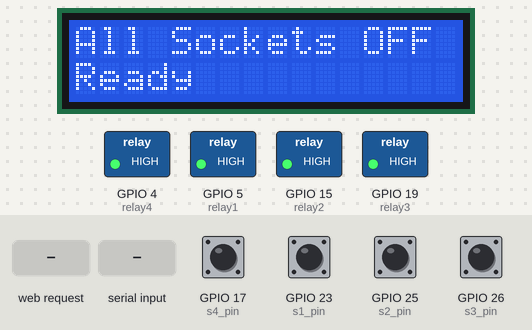
Bench run of a sketch on a simulated ESP32. Parts: 16×2 character LCD, switched loads named in the sketch (green lamp = pin HIGH). Inputs (shaded band) come from the test bench; at power-on: GPIO 17 (s4_pin), GPIO 23 (s1_pin), GPIO 25 (s2_pin), GPIO 26 (s3_pin) HIGH. WiFi joins after 1.5 s; servers stay silent unless stated; random numbers use the default seed unless the sketch sets one; what the sketch prints to the serial monitor is not drawn.

Above: at 5.9 s.
6.0 s: HTTP request GET /socket?id=1&state=1&minutes=1 received
At 6.8 s:
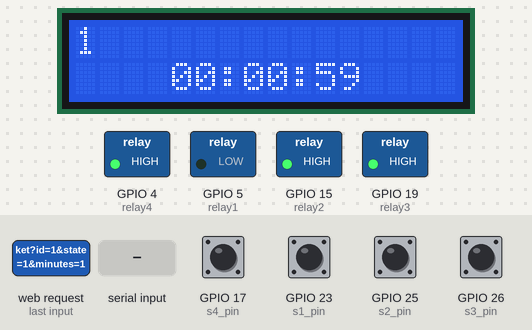
9.0 s: "2\n" received over Serial
At 10.8 s:
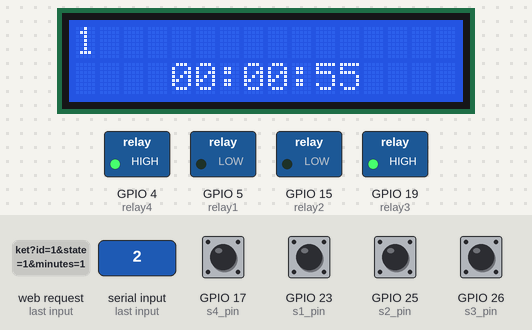
12.0 s: "1,150\n" received over Serial
At 12.8 s:
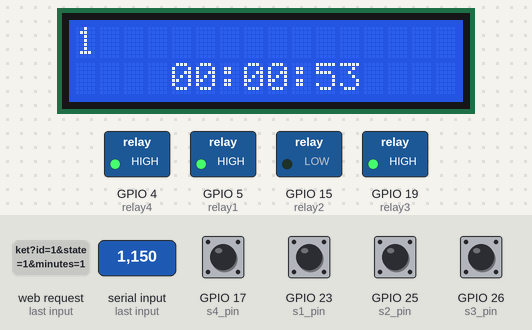
15.0 s: "3\n" received over Serial
At 16.4 s:
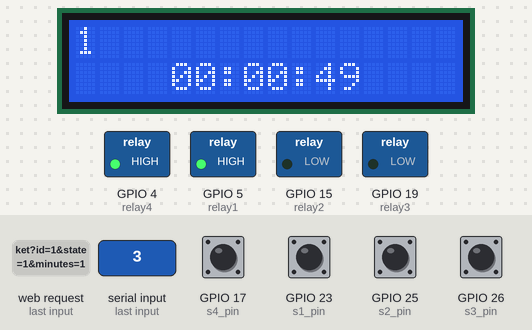
18.0 s: HTTP request GET /socket?id=1 received
At 20.7 s:
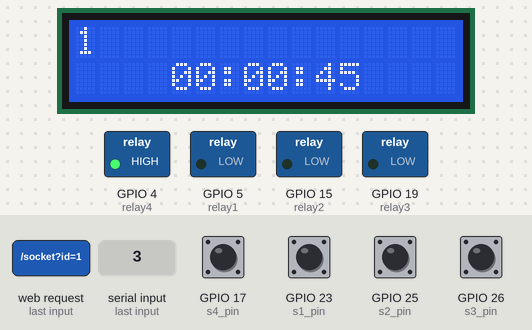
21.0 s: HTTP request GET /test received
At 66.9 s:
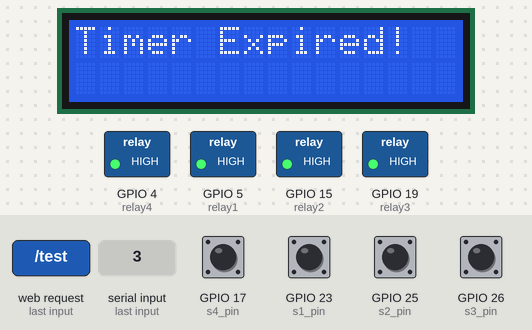
Timing chart, 0 to 67.5 s (numbered marks = the images above; inputs shaded):
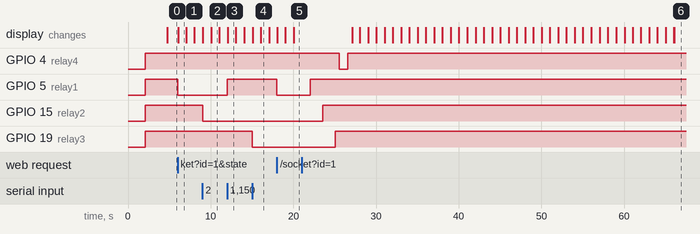

The sketch:

Final.ino
```cpp
#include <WiFi.h>
#include <WebServer.h>
#include <Ticker.h>
#include <LiquidCrystal_I2C.h>
#include <Wire.h>

const char* ssid = "PLDTHOMEFIBR16ce0";
const char* password = "PLDTWIFI2vgcp";

#define SOCKET_ON LOW
#define SOCKET_OFF HIGH

WebServer server(80);
Ticker watchdogTicker;
LiquidCrystal_I2C lcd(0x27, 16, 2);

const int relay1 = 5;
const int relay2 = 15;
const int relay3 = 19;
const int relay4 = 4;

const int sc_pin = 16;
const int s1_pin = 23;
const int s2_pin = 25;
const int s3_pin = 26;
const int s4_pin = 17;

bool socket1State = false;
bool socket2State = false;
bool socket3State = false;
bool socket4State = false;

int socket1Power = 0;
int socket2Power = 0;
int socket3Power = 0;
int socket4Power = 0;

#define MAX_LOGS 5
String requestLogs[MAX_LOGS];

int logIndex = 0;

unsigned long timerDuration = 0;
unsigned long timerStartTime = 0;
bool timerRunning = false;
int timerSocketId = 0;

String timerDeviceId = "";
int timerRelay = 0;

void setupRoutes();
void addLog(const String& message);
void printStatus();
void controlSocket(int id, bool state);
void processSerialCommand(const String& command);
void handleRoot();
void handleSocketCommand();
void handleStatus();
void handlePowerStatus();
void handleTest();
void handleReset();
void updatePowerReadings();
int getPowerForSocket(int socketId);
void testSockets(bool quickTest = false);
bool readSensor(int pin);

void handleSetTimer();
void updateLCD();
String formatTime(unsigned long milliseconds);
int getActiveSocket();

void setup() {
    delay(2000);
    Serial.begin(115200);
    Serial.flush();
    delay(100);

    Serial.println();
    Serial.println("============================");
    Serial.println("ESP32 SOCKET CONTROLLER");
    Serial.println("============================");
    Serial.printf("Free heap at start: %d bytes\n", ESP.getFreeHeap());

    pinMode(relay1, OUTPUT);
    pinMode(relay2, OUTPUT);
    pinMode(relay3, OUTPUT);
    pinMode(relay4, OUTPUT);

    digitalWrite(relay1, SOCKET_OFF);
    digitalWrite(relay2, SOCKET_OFF);
    digitalWrite(relay3, SOCKET_OFF);
    digitalWrite(relay4, SOCKET_OFF);

    pinMode(sc_pin, INPUT_PULLUP);
    pinMode(s1_pin, INPUT_PULLUP);
    pinMode(s2_pin, INPUT_PULLUP);
    pinMode(s3_pin, INPUT_PULLUP);
    pinMode(s4_pin, INPUT_PULLUP);

    Serial.println("All sockets initialized to OFF state");
    Serial.println("All pins configured");

    WiFi.disconnect(true);
    delay(1000);
    WiFi.mode(WIFI_STA);
    WiFi.begin(ssid, password);
    Serial.printf("Connecting to WiFi: %s ", ssid);

    int timeout = 0;
    int maxAttempts = 40;
    while (WiFi.status() != WL_CONNECTED && timeout < maxAttempts) {
        delay(500);
        Serial.print(".");
        timeout++;

        if (timeout % 10 == 0) {
            Serial.println();
            Serial.printf("Still trying to connect... Attempt %d/%d\n", timeout, maxAttempts);
            Serial.printf("Free heap: %d bytes\n", ESP.getFreeHeap());
            yield();
        }
    }

    if (WiFi.status() != WL_CONNECTED) {
        Serial.println("\nFAILED TO CONNECT TO WIFI!");
        Serial.println("Starting access point mode instead");
        WiFi.disconnect();
        delay(1000);

        // ✅ Fixed: Use MAC address instead of getChipId
        uint64_t chipId = ESP.getEfuseMac();  // 64-bit MAC address
        String apName = "ESP_Socket_" + String((uint32_t)(chipId >> 32), HEX) + String((uint32_t)chipId, HEX);
        apName.toUpperCase();

        WiFi.softAP(apName.c_str(), "12345678");
        Serial.print("AP Mode active. SSID: ");
        Serial.println(apName);
        Serial.print("IP Address: ");
        Serial.println(WiFi.softAPIP().toString());
    } else {
        Serial.println("\n\n***** WIFI CONNECTED *****");
        Serial.println("\n==================================");
        Serial.println("IP ADDRESS: " + WiFi.localIP().toString());
        Serial.println("==================================\n");
    }

    Wire.begin(21, 22);
    lcd.init();
    lcd.backlight();
    lcd.clear();
    lcd.print("Initializing...");

    setupRoutes();

    watchdogTicker.attach(60, []() {
        Serial.println("Watchdog timeout - restarting");
        ESP.restart();
    });

    server.begin();
    Serial.println("HTTP server started");
    Serial.printf("Free heap after setup: %d bytes\n", ESP.getFreeHeap());
    Serial.println("Socket test skipped during initialization");

    lcd.clear();
    lcd.print("Ready");
}

void loop() {
    server.handleClient();
    static unsigned long lastReadingTime = 0;
    if (millis() - lastReadingTime > 5000) {
        updatePowerReadings();
        lastReadingTime = millis();
        yield();
    }
    yield();
    static unsigned long lastWatchdogReset = 0;
    if (millis() - lastWatchdogReset > 30000) {
        watchdogTicker.detach();
        watchdogTicker.attach(60, []() {
            Serial.println("Watchdog timeout - restarting");
            ESP.restart();
        });
        lastWatchdogReset = millis();
    }
    yield();
    if (Serial.available() > 0) {
        String command = Serial.readStringUntil('\n');
        command.trim();
        if (command.length() > 0) {
            processSerialCommand(command);
        }
    }
    yield();
    static unsigned long lastDisplayTime = 0;
    if (millis() - lastDisplayTime > 60000) {
        Serial.println("\n==================================");
        if (WiFi.status() == WL_CONNECTED) {
            Serial.println("DEVICE IP: " + WiFi.localIP().toString());
        } else {
            Serial.println("DEVICE IP (AP): " + WiFi.softAPIP().toString());
        }
        printStatus();
        Serial.printf("Free heap: %d bytes\n", ESP.getFreeHeap());
        Serial.println("==================================");
        lastDisplayTime = millis();
        Serial.println("Sensor Readings:");
        Serial.print("  Sensor 1 (GPIO23): ");
        Serial.println(readSensor(s1_pin) ? "ACTIVE" : "INACTIVE");
        Serial.print("  Sensor 2 (GPIO22): ");
        Serial.println(readSensor(s2_pin) ? "ACTIVE" : "INACTIVE");
        Serial.print("  Sensor 3 (GPIO2): ");
        Serial.println(readSensor(s3_pin) ? "ACTIVE" : "INACTIVE");
        Serial.print("  Sensor 4 (GPIO4): ");
        Serial.println(readSensor(s4_pin) ? "ACTIVE" : "INACTIVE");
        Serial.printf("Free heap after loop: %d bytes\n", ESP.getFreeHeap()); // Check memory
    }
    yield();
    if (timerRunning) {
        unsigned long elapsedTime = millis() - timerStartTime;
        if (elapsedTime >= timerDuration) {
            timerRunning = false;
            Serial.println("Timer expired!");
            controlSocket(timerRelay, false);
            Serial.printf("Socket %d turned OFF due to timer expiration\n", timerRelay);
            timerSocketId = 0;
            timerDeviceId = "";
            timerRelay = 0;
            lcd.clear();
            lcd.print("Timer Expired!");
            delay(2000);
            lcd.clear();
        }
        updateLCD();
    }
    yield();
    updateLCD();

    yield();
}

bool readSensor(int pin) {
    return (digitalRead(pin) == LOW);
}

void addLog(const String& message) {
    if (ESP.getFreeHeap() < 4000) {
        for (int i = 0; i < MAX_LOGS; i++) {
            requestLogs[i] = "";
        }
        logIndex = 0;
        Serial.println("Memory low! Logs cleared.");
    }

    String timestamp = "[" + String(millis() / 1000) + "]";
    requestLogs[logIndex] = timestamp + " " + message;
    logIndex = (logIndex + 1) % MAX_LOGS;
    Serial.println(message);
}

void setupRoutes() {
    server.on("/", HTTP_GET, handleRoot);
    server.on("/socket", HTTP_GET, handleSocketCommand);
    server.on("/status", HTTP_GET, handleStatus);
    server.on("/power", HTTP_GET, handlePowerStatus);
    server.on("/test", HTTP_GET, handleTest);
    server.on("/reset", HTTP_GET, handleReset);
    server.on("/ip", HTTP_GET, []() {
        server.send(200, "text/plain", WiFi.status() == WL_CONNECTED ?
                   WiFi.localIP().toString() : WiFi.softAPIP().toString());
    });
    server.on("/setTimer", HTTP_GET, handleSetTimer);
    server.onNotFound([]() {
        String uri = server.uri();
        addLog("NOT FOUND: " + uri);
        server.send(404, "text/plain", "Not found");
    });
    server.enableCORS(true);
}

void handleRoot() {
    String html = "<html><head><title>ESP Controller</title>"
                  "<meta name='viewport' content='width=device-width, initial-scale=1'>"
                  "<style>body{font-family:sans-serif;margin:10px} "
                  ".h{background:#2196F3;color:white;padding:10px} "
                  ".s{padding:10px;margin:5px 0;border:1px solid #ddd} "
                  ".b{padding:5px 10px;margin:5px;color:white;text-decoration:none;display:inline-block} "
                  ".on{background:#4CAF50} .off{background:#f44336} "
                  ".a{background:#FF9800} "
                  "input{width:50px;padding:5px}</style></head><body>"
                  "<div class='h'><h2>Socket Controller</h2>"
                  "<p>IP: " + (WiFi.status() == WL_CONNECTED ? WiFi.localIP().toString() : WiFi.softAPIP().toString()) + "</p></div>";

    for (int i = 1; i <= 4; i++) {
        bool state = false;
        int power = 0;

        switch (i) {
            case 1: state = socket1State; power = socket1Power; break;
            case 2: state = socket2State; power = socket2Power; break;
            case 3: state = socket3State; power = socket3Power; break;
            case 4: state = socket4State; power = socket4Power; break;
        }

        html += "<div class='s'><h3>Socket " + String(i) + "</h3>"
                "<p>Status: <b>" + String(state ? "ON" : "OFF") + "</b> | Power: <b>" + String(power) + " W</b></p>"
                "<a href='/socket?id=" + String(i) + "&state=on' class='b on'>ON</a>"
                "<a href='/socket?id=" + String(i) + "&state=off' class='b off'>OFF</a>"
                "<form style='display:inline-block' action='/socket' method='get'>"
                "<input type='hidden' name='id' value='" + String(i) + "'>"
                "<input type='hidden' name='state' value='on'>"
                "<input type='number' name='minutes' min='1' placeholder='Min'>"
                "<input type='text' name='applianceName' placeholder='Name'>"
                "<button type='submit' class='b a'>Timer</button>"
                "</form></div>";
    }

    html += "<div style='margin-top:15px'>"
            "<a href='/test' class='b a'>Test</a> "
            "<a href='/reset' class='b a'>Reset</a> "
            "<a href='/' class='b a'>Refresh</a></div>"
            "</body></html>";

    server.send(200, "text/html", html);
    yield();
}

void updatePowerReadings() {
    if (socket1State) socket1Power = random(80, 120);
    else socket1Power = 0;
    if (socket2State) socket2Power = random(150, 200);
    else socket2Power = 0;
    if (socket3State) socket3Power = random(50, 75);
    else socket3Power = 0;
    if (socket4State) socket4Power = random(200, 250);
    else socket4Power = 0;
    yield();
}

void printStatus() {
    Serial.println("=== Socket Status ===");
    Serial.printf("Socket 1: %s\n", socket1State ? "ON" : "OFF");
    Serial.printf("Socket 2: %s\n", socket2State ? "ON" : "OFF");
    Serial.printf("Socket 3: %s\n", socket3State ? "ON" : "OFF");
    Serial.printf("Socket 4: %s\n", socket4State ? "ON" : "OFF");
    Serial.println("====================");
}

void controlSocket(int id, bool state) {
    if (id < 1 || id > 4) {
        Serial.println("Error: Invalid socket ID. Must be between 1 and 4.");
        return;
    }

    Serial.printf("Controlling socket %d -> %s\n", id, state ? "ON" : "OFF");
    int pinValue = state ? SOCKET_ON : SOCKET_OFF;

    switch (id) {
        case 1: digitalWrite(relay1, pinValue); socket1State = state; break;
        case 2: digitalWrite(relay2, pinValue); socket2State = state; break;
        case 3: digitalWrite(relay3, pinValue); socket3State = state; break;
        case 4: digitalWrite(relay4, pinValue); socket4State = state; break;
        default: Serial.println("Error: Invalid socket ID."); return;
    }
    printStatus();
    yield();
}

void processSerialCommand(const String& command) {
    Serial.printf("Processing command: %s\n", command.c_str());
    if (command.length() == 0 || command == "status") {
        printStatus();
        return;
    }

    int socketId = 0;
    bool state = true;
    int commaIndex = command.indexOf(',');

    if (commaIndex == -1) {
        socketId = command.toInt();
    } else {
        socketId = command.substring(0, commaIndex).toInt();
        String stateStr = command.substring(commaIndex + 1);
        state = (stateStr == "true" || stateStr == "1" || stateStr == "on");
    }
    controlSocket(socketId, state);
    yield();
}

void handleSocketCommand() {
    String idArg = server.arg("id");
    String stateArg = server.arg("state");
    String minutesArg = server.arg("minutes");
    String applianceNameArg = server.arg("applianceName");
    addLog("Socket: id=" + idArg + "&state=" + stateArg + "&minutes=" + minutesArg);
    if (idArg.length() == 0) {
        server.send(400, "text/plain", "Missing socket ID");
        return;
    }

    int socketId = idArg.toInt();
    bool state = true;

    if (stateArg.length() > 0) {
        String stateStr = stateArg;
        stateStr.toLowerCase();
        state = (stateStr == "true" || stateStr == "1" || stateStr == "on");
    }
    if (socketId < 1 || socketId > 4) {
        server.send(400, "text/plain", "Invalid socket ID. Must be 1-4");
        return;
    }
    controlSocket(socketId, state);
    if (minutesArg.length() > 0 && state) {
        int minutes = minutesArg.toInt();
        if (minutes > 0) {

            timerDuration = static_cast<unsigned long>(minutes) * 60 * 1000;
            timerStartTime = millis();
            timerRunning = true;
            timerSocketId = socketId;
            timerDeviceId = String(socketId);
            timerRelay = socketId;
            lcd.clear();
            lcd.setCursor(0, 0);
            String displayName = applianceNameArg.length() > 0 ? applianceNameArg : "Socket " + String(socketId);
            if (displayName.length() > 16) {
                displayName = displayName.substring(0, 13) + "...";
            }
            lcd.print(displayName);

            lcd.setCursor(0, 1);
            lcd.print(String(minutes) + " min timer");

            addLog("Timer set for " + displayName + ": " + String(minutes) + " minutes");
        }
    }

    String response = "{\"success\":true,\"socketId\":" + String(socketId) +
                     ",\"state\":\"" + (state ? "on" : "off") + "\"" +
                     ",\"power\":" + String(getPowerForSocket(socketId)) +
                     (minutesArg.length() > 0 ? ",\"timerMinutes\":" + minutesArg : "") + "}";
    server.send(200, "application/json", response);
    yield();
}

int getPowerForSocket(int socketId) {
    switch (socketId) {
        case 1: return socket1Power;
        case 2: return socket2Power;
        case 3: return socket3Power;
        case 4: return socket4Power;
        default: return 0;
    }
}

void handleStatus() {
    addLog("Status request");
    String status = "{\"socket1\":" + String(socket1State ? "true" : "false") +
                    ",\"socket2\":" + String(socket2State ? "true" : "false") +
                    ",\"socket3\":" + String(socket3State ? "true" : "false") +
                    ",\"socket4\":" + String(socket4State ? "true" : "false") +
                    ",\"ip\":\"" + (WiFi.status() == WL_CONNECTED ? WiFi.localIP().toString() : WiFi.softAPIP().toString()) + "\"}";
    server.send(200, "application/json", status);
    yield();
}

void handlePowerStatus() {
    addLog("Power status");
    String status = "{\"socket1\":{\"state\":" + String(socket1State ? "true" : "false") + ",\"power\":" + String(socket1Power) + "},"
                    "\"socket2\":{\"state\":" + String(socket2State ? "true" : "false") + ",\"power\":" + String(socket2Power) + "},"
                    "\"socket3\":{\"state\":" + String(socket3State ? "true" : "false") + ",\"power\":" + String(socket3Power) + "},"
                    "\"socket4\":{\"state\":" + String(socket4State ? "true" : "false") + ",\"power\":" + String(socket4Power) + "}}";
    server.send(200, "application/json", status);
    yield();
}

void testSockets(bool quickTest) {
    int onTime = quickTest ? 200 : 1000;
    int offTime = quickTest ? 100 : 500;

    addLog("Testing sockets");
    Serial.println("Testing all sockets in sequence...");

    for (int i = 1; i <= 4; i++) {
        Serial.printf("Testing Socket %d...\n", i);
        controlSocket(i, true);
        delay(onTime);
        controlSocket(i, false);
        delay(offTime);
        yield();
    }
    Serial.println("Socket test complete");
    yield();
}

void handleTest() {
    addLog("Test requested");
    server.send(200, "text/plain", "Socket test started");
    testSockets(false);
    printStatus();
    yield();
}

void handleReset() {
    addLog("Reset requested");
    server.send(200, "text/plain", "ESP32 will restart in 2 seconds");
    delay(1000);
    Serial.println("Resetting device...");
    delay(1000);
    ESP.restart();
    yield();
}

void handleSetTimer() {
    String minutesStr = server.arg("minutes");
    String deviceIdStr = server.arg("deviceId");
    String relayStr = server.arg("relay");
    String applianceNameStr = server.arg("applianceName"); // Add appliance name parameter

    if (minutesStr.isEmpty() || deviceIdStr.isEmpty() || relayStr.isEmpty()) {
        server.send(400, "text/plain", "Missing parameters: minutes, deviceId, or relay");
        return;
    }

    int minutes = minutesStr.toInt();
    int relay = relayStr.toInt();
    String deviceId = deviceIdStr;
    String applianceName = applianceNameStr; // Store appliance name

    if (minutes <= 0 || relay < 1 || relay > 4) {
        server.send(400, "text/plain", "Invalid parameters");
        return;
    }

    // Reset and start new timer
    timerDuration = static_cast<unsigned long>(minutes) * 60 * 1000; // Convert to milliseconds
    timerStartTime = millis();
    timerRunning = true;
    timerSocketId = relay;
    timerDeviceId = deviceId;
    timerRelay = relay;
    controlSocket(relay, true);
    String logMessage = "Timer set: " + applianceName + " | " + String(minutes) + " min";
    addLog(logMessage);


    lcd.clear();
    lcd.setCursor(0, 0);
    if (applianceName.length() > 16) {
        applianceName = applianceName.substring(0, 13) + "...";
    }
    lcd.print(applianceName);
    String timeStr = String(minutes) + " min timer";
    lcd.setCursor(0, 1);
    lcd.print(timeStr);

    server.send(200, "application/json", "{\"success\":true,\"message\":\"Timer set for " +
                applianceName + "\",\"duration\":" + String(minutes) + "}");
    yield();
}

void updateLCD() {
    if (!timerRunning) {
        displayDefaultScreen();
        return;
    }

    unsigned long remainingTime = timerDuration - (millis() - timerStartTime);
    if (remainingTime > 0) {
        lcd.clear();
        lcd.setCursor(0, 0);
        String displayName = timerDeviceId.length() > 0 ? timerDeviceId : "Socket " + String(timerRelay);
        if (displayName.length() > 16) {
            displayName = displayName.substring(0, 13) + "...";
        }
        lcd.print(displayName);

        lcd.setCursor(0, 1);
        String timeStr = formatTime(remainingTime);
        int padding = (16 - timeStr.length()) / 2;
        for (int i = 0; i < padding; i++) {
            lcd.print(" ");
        }
        lcd.print(timeStr);
    } else {
        timerExpired();
    }
}
void displayDefaultScreen() {
    lcd.clear();
    lcd.setCursor(0, 0);
    int activeSocket = getActiveSocket();
    if (activeSocket > 0) {
        lcd.print("Socket ");
        lcd.print(activeSocket);
        lcd.print(" is ON");
    } else {
        lcd.print("All Sockets OFF");
    }
    lcd.setCursor(0, 1);
    lcd.print("Ready");
}

void timerExpired() {
    timerRunning = false;
    controlSocket(timerRelay, false);
    lcd.clear();
    lcd.setCursor(0, 0);
    lcd.print("Timer Expired!");
    lcd.setCursor(0, 1);
    lcd.print("Socket ");
    lcd.print(timerRelay);
    lcd.print(" OFF");
    delay(2000);
    displayDefaultScreen();
}

String formatTime(unsigned long milliseconds) {
    unsigned long totalSeconds = milliseconds / 1000;
    unsigned long hours = totalSeconds / 3600;
    unsigned long minutes = (totalSeconds % 3600) / 60;
    unsigned long seconds = totalSeconds % 60;

    char timeStr[9];
    sprintf(timeStr, "%02lu:%02lu:%02lu", hours, minutes, seconds);
    return String(timeStr);
}


int getActiveSocket() {
    if (socket1State) return 1;
    if (socket2State) return 2;
    if (socket3State) return 3;
    if (socket4State) return 4;
    return 0;
}
```

Measured:
- after the input at 6.0 s, GPIO 5 (relay1): HIGH → LOW at once
- after the input at 9.0 s, GPIO 15 (relay2): HIGH → LOW at once
- after the input at 12.0 s, GPIO 5 (relay1): LOW → HIGH at once
- after the input at 15.0 s, GPIO 19 (relay3): HIGH → LOW at once
- after the input at 18.0 s, GPIO 5 (relay1): HIGH → LOW at once
- after the input at 21.0 s, GPIO 4 (relay4): HIGH → LOW after 4.5 s, → HIGH 1.0 s later; GPIO 15 (relay2): LOW → HIGH after 2.5 s; GPIO 19 (relay3): LOW → HIGH after 4.0 s
- what the display in image 2 shows lasts 1.1 s, from 10.0 s to 11.1 s
